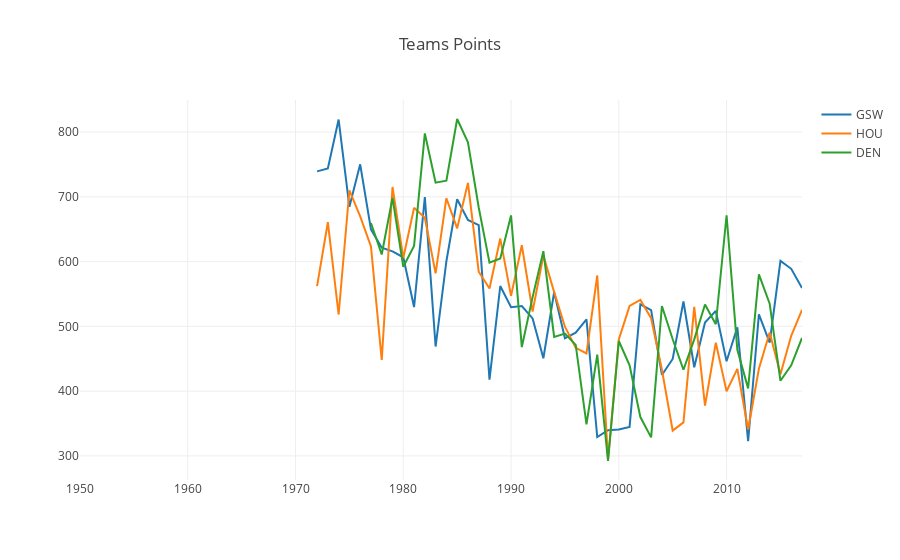

Notebook code for this chart:
### Code cell
# Динамика набранных очков команд с 1950 года для первых 3 команд по итогам 2017 года
teams_data = seasons[(seasons['Year']==2017)][['Tm', 'PTS']].groupby('Tm').sum()

teams_uniq = teams_data.sort_values(by='PTS', ascending=False).head(3).index
seasons_uniq = seasons.Year.unique()

data = seasons[['Year', 'Tm', 'PTS']].groupby(['Year', 'Tm']).mean()
data = data.unstack('Tm').PTS

traces=[]
for i in teams_uniq:
    traces.append(go.Scatter(
                    x=data.index,
                    y=data[i],
                    name=i,
                    orientation = 'v')
                 )

layout = {'title': 'Teams Points'}
fig = go.Figure(data=traces, layout=layout)

iplot(fig, show_link=False)
